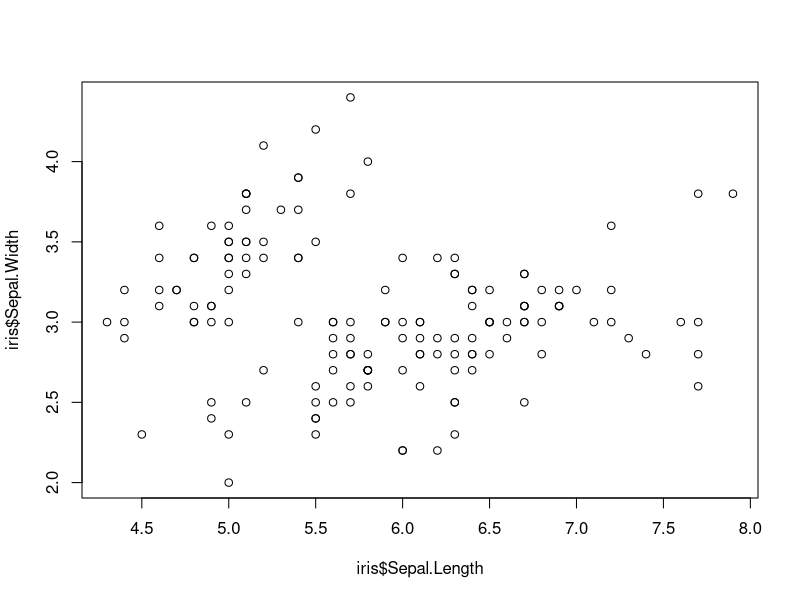
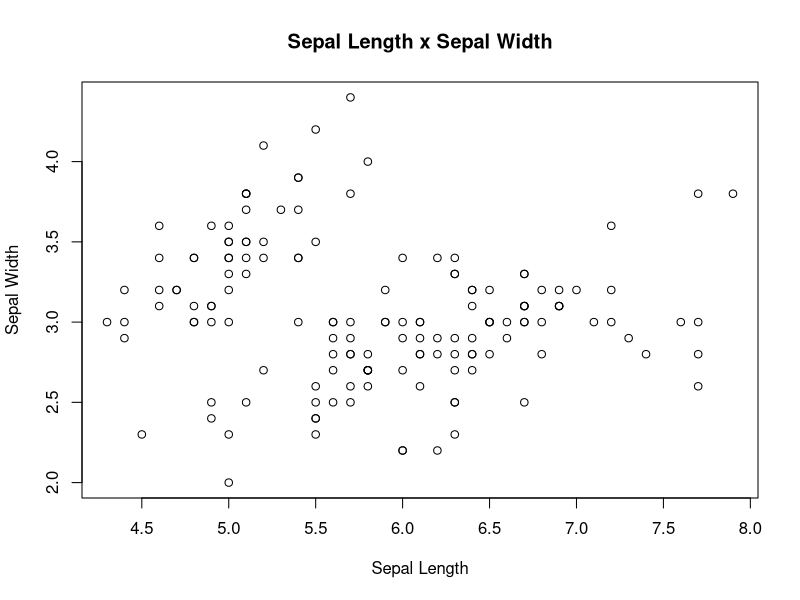
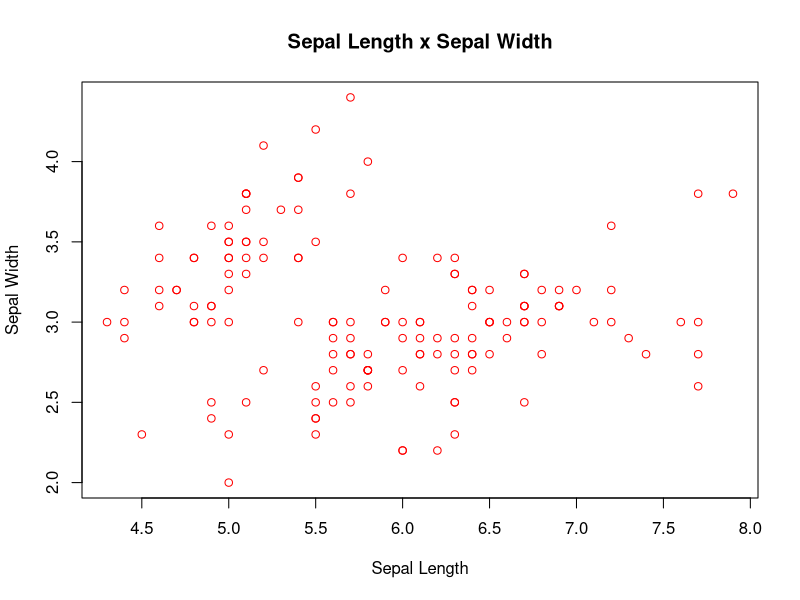
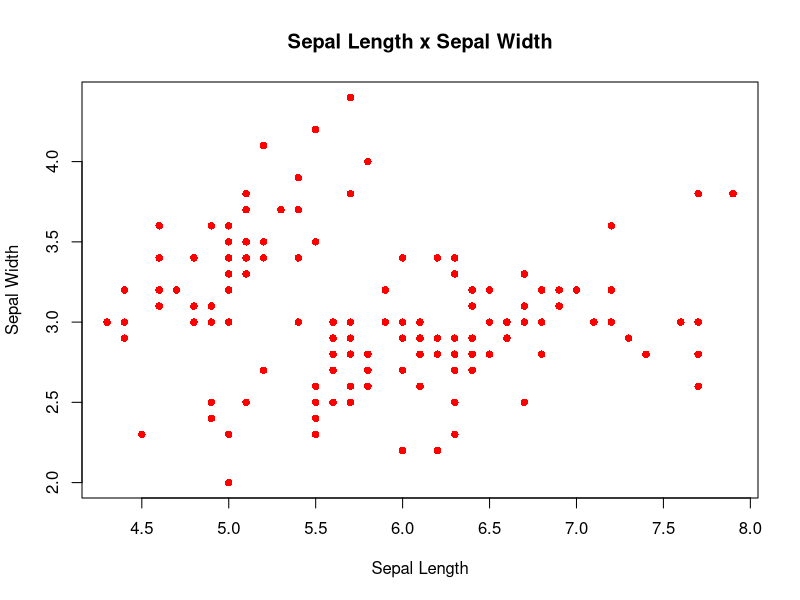
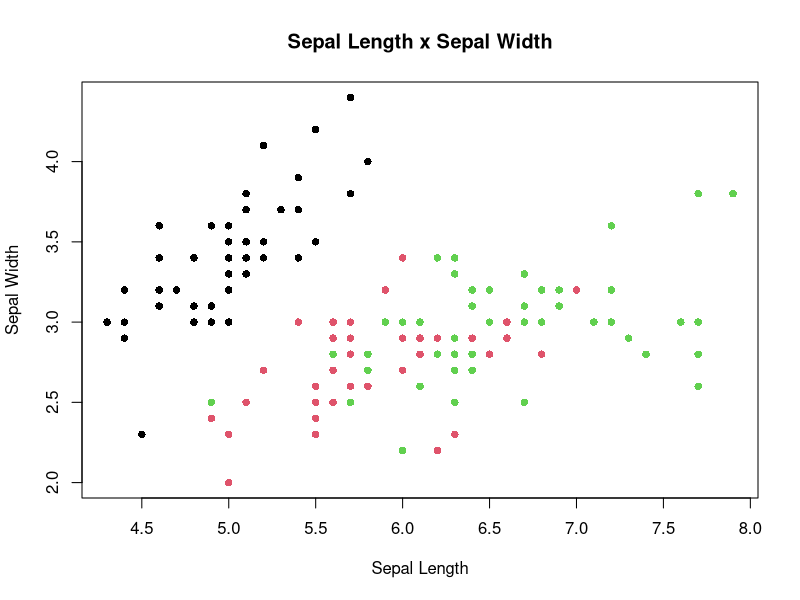
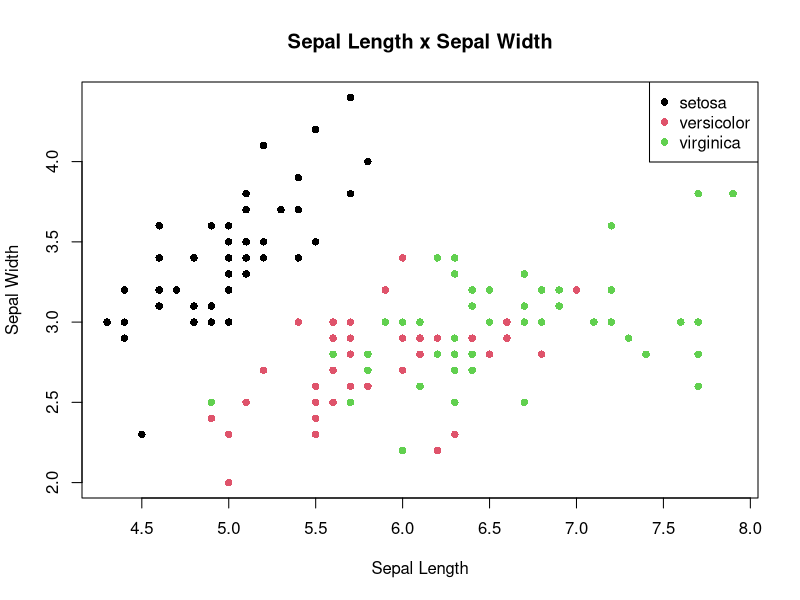

Reproduce these figures in R, in order.
## ---- chunk 1
knitr::opts_chunk$set(echo = TRUE)
## ---- chunk 2
plot(iris$Sepal.Length, iris$Sepal.Width)
## ---- chunk 3
plot(
  iris$Sepal.Length,
  iris$Sepal.Width,
  xlab='Sepal Length',
  ylab='Sepal Width',
  main = 'Sepal Length x Sepal Width'
  )
## ---- chunk 4
plot(
  iris$Sepal.Length,
  iris$Sepal.Width,
  xlab='Sepal Length',
  ylab='Sepal Width',
  main = 'Sepal Length x Sepal Width',
  col='red'
  )
## ---- chunk 5
plot(
  iris$Sepal.Length,
  iris$Sepal.Width,
  xlab='Sepal Length',
  ylab='Sepal Width',
  main = 'Sepal Length x Sepal Width',
  col='red',
  pch = 16
  )
## ---- chunk 6
head(iris, n=5)
summary(iris$Species)
## ---- chunk 7
plot(
  iris$Sepal.Length,
  iris$Sepal.Width,
  xlab='Sepal Length',
  ylab='Sepal Width',
  main = 'Sepal Length x Sepal Width',
  col=iris$Species,
  pch = 16
  )
## ---- chunk 8
plot(
  iris$Sepal.Length,
  iris$Sepal.Width,
  xlab='Sepal Length',
  ylab='Sepal Width',
  main = 'Sepal Length x Sepal Width',
  col=iris$Species,
  pch = 16
  )

legend('topright',legend=unique(iris$Species), col=palette()[1:3], pch=16)
